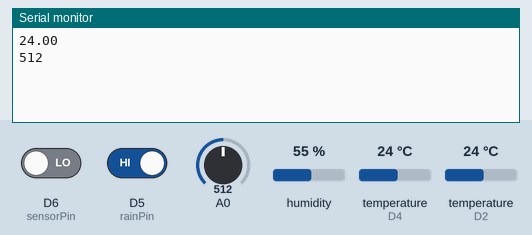
A sketch run on a simulated ESP8266 (NodeMCU). Shown: the last lines printed to the serial monitor. The inputs (shaded band) are chosen by the test bench; at power-on: D6 (sensorPin) LOW, D5 (rainPin) HIGH, temperature (sensors on D2, D4) 24 °C, A0 = 512, humidity 55 %. WiFi joins after 1.5 s; servers stay silent unless stated.

Above: at 3.3 s.
3.4 s: D6 (sensorPin) driven HIGH
At 4.7 s:
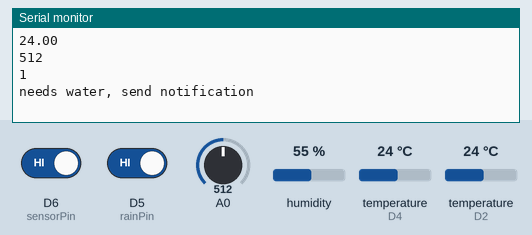
6.3 s: D5 (rainPin) driven LOW
At 9.3 s:
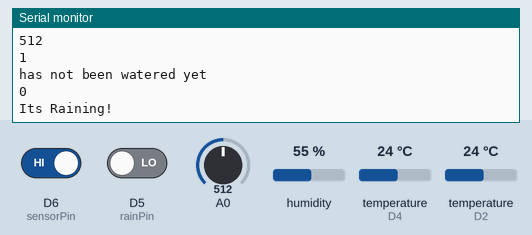
10.2 s: D6 (sensorPin) driven LOW
At 12.3 s:
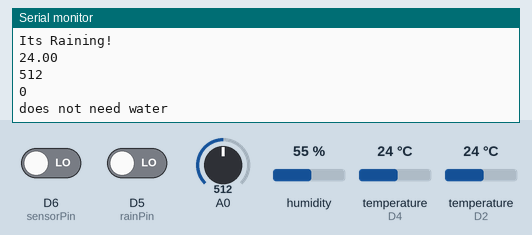
17.0 s: temperature (sensor on D2) set to 12 °C
At 19.1 s:
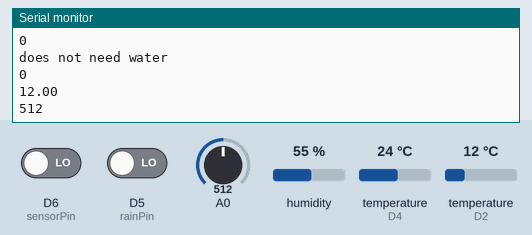
19.6 s: A0 set to 716
At 21.8 s:
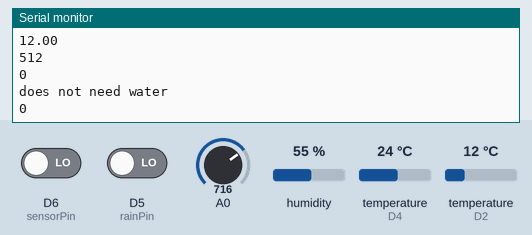
22.2 s: temperature (sensor on D2) set to 19 °C
At 22.9 s:
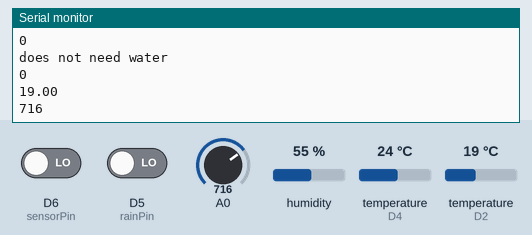
Timing chart, 0 to 25.2 s (numbered marks = the images above; inputs shaded):
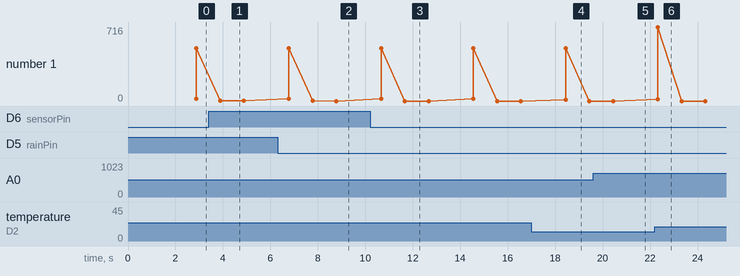

The sketch:

smart-irrigation.ino
```cpp
#define BLYNK_PRINT Serial
#include <SPI.h>
#include <ESP8266WiFi.h>
#include <BlynkSimpleEsp8266.h>
#include <SimpleTimer.h>
#include <DHT.h>
#define BLYNK_PRINT Serial
#include <OneWire.h>
#include <DallasTemperature.h>
#define ONE_WIRE_BUS D2
OneWire oneWire(ONE_WIRE_BUS);
DallasTemperature sensors(&oneWire);

char auth[] = "----------------";               //Authentication code sent by Blynk
char ssid[] = "-------";                        //WiFi SSID
char pass[] = "-------";                        //WiFi Password


#define pirPin D1
int pirValue;
int pinValue;

#define sensorPin D6
#define rainPin D5
int sensorState = 0;
int rainState = 0;
int lastState = 0;
int lastRainState = 0;
#define DHTPIN 2
#define DHTTYPE DHT11
DHT dht(DHTPIN, DHTTYPE);
SimpleTimer timer;

BLYNK_WRITE(V0)
{
 pinValue = param.asInt();
}

void sendSensor()
{
  float h = dht.readHumidity();
  float t = dht.readTemperature();

  if (isnan(h) || isnan(t)) {
    Serial.println("Failed to read from DHT sensor!");
    return;
  }

  Blynk.virtualWrite(V5, h);  //V5 is for Humidity
  Blynk.virtualWrite(V6, t);  //V6 is for Temperature
}
void setup()
{
  Serial.begin(9600);
  Blynk.begin(auth, ssid, pass);
   pinMode(sensorPin, INPUT);
   pinMode(rainPin, INPUT);
   pinMode(pirPin, INPUT);
  dht.begin();

  timer.setInterval(1000L, sendSensor);
  Serial.begin(115200);
  Blynk.begin(auth, ssid, pass);
   sensors.begin();
}
int sensor=0;
void sendTemps()
{
sensor=analogRead(A0);
sensors.requestTemperatures();
float temp = sensors.getTempCByIndex(0);
Serial.println(temp);
Serial.println(sensor);
Blynk.virtualWrite(V1, temp);
Blynk.virtualWrite(V2,sensor);
delay(1000);
}

void getPirValue(void)        //Get PIR Data
  {
   pirValue = digitalRead(pirPin);
    if (pirValue)
     {
       Serial.println("Motion detected");
       Blynk.notify("Motion detected");
     }
  }

void loop()
{
  Blynk.run();
  timer.run();
  sendTemps();
sensorState = digitalRead(sensorPin);
Serial.println(sensorState);

if (sensorState == 1 && lastState == 0) {
  Serial.println("needs water, send notification");
  Blynk.notify("Water your plants");
  lastState = 1;
  delay(1000);
//send notification

  }
  else if (sensorState == 1 && lastState == 1) {
    //do nothing, has not been watered yet
  Serial.println("has not been watered yet");
  delay(1000);
  }
  else {
    //st
    Serial.println("does not need water");
    lastState = 0;
    delay(1000);
  }


rainState = digitalRead(rainPin);
Serial.println(rainState);

  if (rainState == 0 && lastRainState == 0) {
  Serial.println("Its Raining!");
  Blynk.notify("Its Raining!");
  lastRainState = 1;
  delay(1000);
//send notification

  }
  else if (rainState == 0 && lastRainState == 1) {
  delay(1000);
  }
  else {
    Serial.println("No Rains");
    lastRainState = 0;
    delay(1000);
  }


  if (pinValue == HIGH)
      {
        getPirValue();
      }
      Blynk.run();
  delay(100);
}
```

Measured:
- after the input at 3.4 s, the serial monitor: prints a new line after 0.49 s (image 1)
- after the input at 6.3 s, the serial monitor: prints a new line after 2.5 s (image 2)
- after the input at 10.2 s, the serial monitor: prints a new line after 1.5 s (image 3)
- after the input at 17.0 s, the serial monitor: prints a new line after 1.4 s (image 4)
- after the input at 22.2 s, the serial monitor: prints a new line after 0.13 s (image 6)
- plotted number 1: 1 → 0 after the input at 6.3 s
